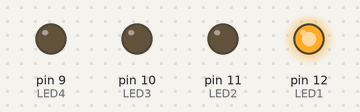
This sketch was run on a simulated Arduino Uno, built with avr-gcc and run on an emulated ATmega328P. Shown: output pins drawn as LEDs (lit = HIGH).

Above: at 0.05 s.
At 0.9 s:
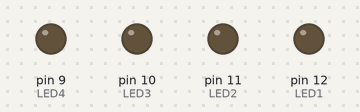
At 1.35 s:
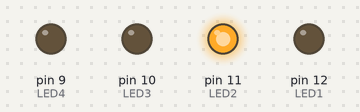
At 2.65 s:
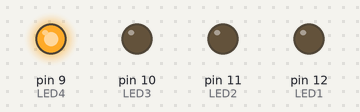
At 4.45 s:
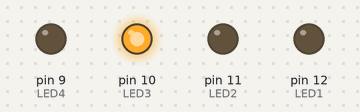
Timing chart, 0 to 4.8 s (numbered marks = the images above):
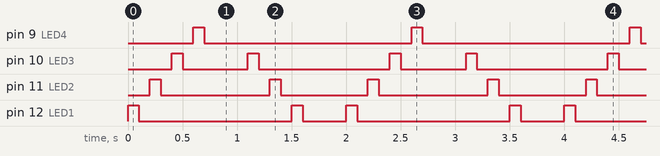

Measured:
- by itself, pin 9 (LED4): alternates HIGH for 0.10 s and LOW for 1.9 s
- by itself, pin 10 (LED3): repeats every 2.0 s: LOW 0.60 s, HIGH 0.10 s, LOW 1.2 s, HIGH 0.10 s
- by itself, pin 11 (LED2): repeats every 2.0 s: LOW 1.0 s, HIGH 0.10 s, LOW 0.80 s, HIGH 0.10 s
- by itself, pin 12 (LED1): repeats every 2.0 s: LOW 1.4 s, HIGH 0.10 s, LOW 0.40 s, HIGH 0.10 s

The sketch:

Sequential_Four_LED.ino
```cpp
/*On Off unison
    Same principles as the basic on and off, but both LED's blink in unison
*/

#define LED1 12
#define LED2 11
#define LED3 10
#define LED4 9
void setup() {
  // initialize digital pin LED_BUILTIN as an output.
  pinMode(LED1, OUTPUT);
  pinMode(LED2, OUTPUT);
  pinMode(LED3, OUTPUT);
  pinMode(LED4, OUTPUT);


}

// the loop function runs over and over again forever
void loop() {
  digitalWrite(LED1, HIGH);
  delay(100);
  digitalWrite(LED1, LOW);
    delay(100);


  digitalWrite(LED2,  HIGH);
   delay(100);
  digitalWrite(LED2, LOW);
  delay(100);


  digitalWrite(LED3,  HIGH);
   delay(100);
  digitalWrite(LED3, LOW);
    delay(100);


  digitalWrite(LED4,  HIGH);
 delay(100);
  digitalWrite(LED4, LOW);
    delay(400);


       digitalWrite(LED3,  HIGH);
   delay(100);
  digitalWrite(LED3, LOW);
    delay(100);

  digitalWrite(LED2,  HIGH);
   delay(100);
  digitalWrite(LED2, LOW);
  delay(100);

       digitalWrite(LED1, HIGH);
  delay(100);
  digitalWrite(LED1, LOW);
    delay(400);

}
```
